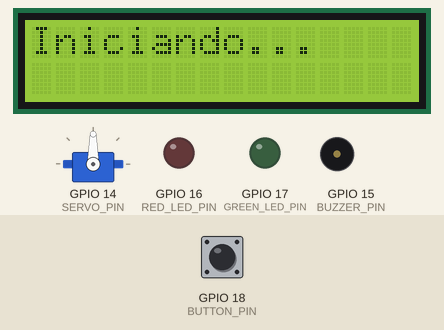
A sketch run on a simulated ESP32. Shown: servo, 16×2 character LCD, output pins drawn as LEDs (lit = HIGH), buzzer (waves = sounding, pin HIGH). The test bench sets the inputs (shaded band); at power-on: GPIO 18 (BUTTON_PIN) HIGH. WiFi joins after 1.5 s; servers stay silent unless stated; no MQTT or app messages arrive unless stated; pins used as bus, display or sensor lines are not drawn; what the sketch prints to the serial monitor is not drawn.

Above: at 3.8 s.
7.0 s: GPIO 18 (BUTTON_PIN) pulled LOW for 0.15 s
At 7.8 s:
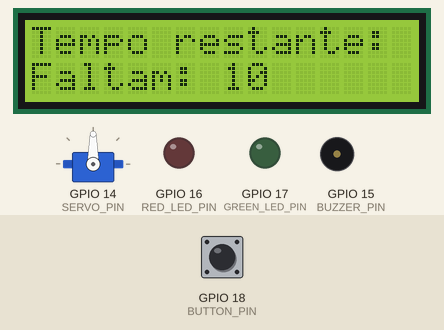
10.1 s: GPIO 18 (BUTTON_PIN) pulled LOW for 1 s
At 20.5 s:
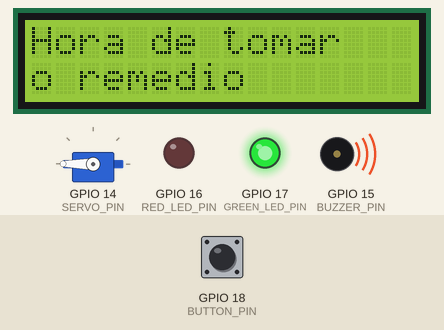
At 21.7 s:
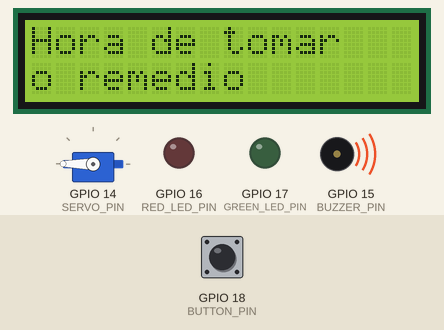
Timing chart, 0 to 22.1 s (numbered marks = the images above; inputs shaded):
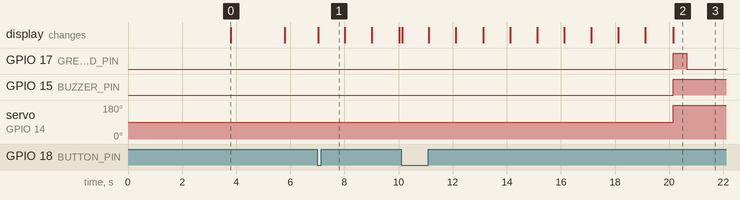

Measured:
- after the input at 7.0 s, the display: changes at once (image 1)
- after the input at 10.1 s, servo on GPIO 14 (SERVO_PIN): 90° → 180° after 10.0 s instead of 6.9 s
- what the display in image 0 shows lasts 2.0 s, from 3.8 s to 5.8 s

The sketch:

CuidaDose.ino
```cpp
#include <Wire.h>
#include <LiquidCrystal_I2C.h>
#include <ESP32Servo.h>
#include <WiFi.h>
#include <PubSubClient.h>

#define SDA_PIN 21
#define SCL_PIN 22
#define BUTTON_PIN 18
#define SERVO_PIN 14
#define RED_LED_PIN 16
#define GREEN_LED_PIN 17
#define BUZZER_PIN 15  // Pino do buzzer

LiquidCrystal_I2C lcd(0x27, 16, 2); // Endereço I2C e tamanho do display
Servo myservo;

int buttonState = HIGH; // HIGH quando não está pressionado
int lastButtonState = HIGH;
unsigned long startTime = 0;
bool timerRunning = false;
unsigned long buzzerStartTime = 0;

// Configurações do MQTT
#define TOPICO_SUBSCRIBE    "/TEF/hosp340/cmd"
const char* BROKER_MQTT = "46.17.108.113"; // Coloque o endereço do seu broker MQTT
int BROKER_PORT = 1883; // Porta do Broker MQTT
const char* TOPICO_PUBLISH = "/TEF/hosp340/attrs"; // Tópico MQTT de envio de informações para o Broker
const char* TOPICO_PUBLISH_2 = "/TEF/hosp340/attrs/l"; // Tópico MQTT de envio de informações de luminosidade para o Broker
const char* TOPICO_PUBLISH_3 = "/TEF/hosp340/attrs/h"; // Tópico MQTT de envio de informações de umidade para o Broker
const char* TOPICO_PUBLISH_4 = "/TEF/hosp340/attrs/t"; // Tópico MQTT de envio de informações de temperatura para o Broker
const char* TOPICO_PUBLISH_5 = "/TEF/hosp340/attrs/s";
const char* ID_MQTT = "fiware_340"; // Id MQTT (para identificação de sessão)

// Saídas Leds
int D4 = 2;       // Led builtin do ESP32 (led na placa)

// WIFI
const char* SSID = "Wokwi-GUEST"; // SSID / nome da rede WI-FI que deseja se conectar
const char* PASSWORD = ""; // Senha da rede WI-FI que deseja se conectar

//Variáveis e objetos globais
WiFiClient espClient; // Cria o objeto espClient
PubSubClient MQTT(espClient); // Instancia o Cliente MQTT passando o objeto espClient
char EstadoSaida = '0';  //variável que armazena o estado atual da saída

//Prototypes
void initSerial();
void initWiFi();
void initMQTT();
void reconectWiFi();
void mqtt_callback(char* topic, byte* payload, unsigned int length);
void VerificaConexoesWiFIEMQTT(void);
void InitOutput(void);

/*
 *  Implementações das funções
 */
void setup()
{
    //inicializações:
    InitOutput();
    initSerial();
    initWiFi();
    initMQTT();
    MQTT.publish(TOPICO_PUBLISH, "s|off");

  Wire.begin(SDA_PIN, SCL_PIN);
  myservo.attach(SERVO_PIN);

  pinMode(BUTTON_PIN, INPUT_PULLUP);
  pinMode(RED_LED_PIN, OUTPUT);
  pinMode(GREEN_LED_PIN, OUTPUT);
  pinMode(BUZZER_PIN, OUTPUT);

  // Inicializa o display
  lcd.begin(16, 2);
  lcd.clear();
  lcd.print("Iniciando...");
  delay(2000);
  lcd.clear();
}


void initSerial()
{
  Serial.begin(115200);
}

void initWiFi()
{
    delay(10);
    Serial.println("------Conexao WI-FI------");
    Serial.print("Conectando-se na rede: ");
    Serial.println(SSID);
    Serial.println("Aguarde");

    reconectWiFi();
}

void initMQTT()
{
    MQTT.setServer(BROKER_MQTT, BROKER_PORT);   //informa qual broker e porta deve ser conectado
    MQTT.setCallback(mqtt_callback);            //atribui função de callback (função chamada quando qualquer informação de um dos tópicos subescritos chega)
}

void mqtt_callback(char* topic, byte* payload, unsigned int length)
{
    String msg;

    //obtem a string do payload recebido
    for(int i = 0; i < length; i++)
    {
       char c = (char)payload[i];
       msg += c;
    }

    Serial.print("- Mensagem recebida: ");
    Serial.println(msg);

    //toma ação dependendo da string recebida:
    //verifica se deve colocar nivel alto de tensão na saída D0:
    //IMPORTANTE: o Led já contido na placa é acionado com lógica invertida (ou seja,
    //enviar HIGH para o output faz o Led apagar / enviar LOW faz o Led acender)
    if (msg.equals("hosp340@on|"))
    {
        digitalWrite(D4, HIGH);
        EstadoSaida = '1';
    }

    //verifica se deve colocar nivel alto de tensão na saída D0:
    if (msg.equals("hosp340@off|"))
    {
        digitalWrite(D4, LOW);
        EstadoSaida = '0';
    }
}

void reconnectMQTT()
{
    while (!MQTT.connected())
    {
        Serial.print("* Tentando se conectar ao Broker MQTT: ");
        Serial.println(BROKER_MQTT);
        if (MQTT.connect(ID_MQTT))
        {
            Serial.println("Conectado com sucesso ao broker MQTT!");
            MQTT.subscribe(TOPICO_SUBSCRIBE);
        }
        else
        {
            Serial.println("Falha ao reconectar no broker.");
            Serial.println("Havera nova tentatica de conexao em 2s");
            delay(2000);
        }
    }
}

void reconectWiFi()
{
    //se já está conectado a rede WI-FI, nada é feito.
    //Caso contrário, são efetuadas tentativas de conexão
    if (WiFi.status() == WL_CONNECTED)
        return;

    WiFi.begin(SSID, PASSWORD); // Conecta na rede WI-FI

    while (WiFi.status() != WL_CONNECTED)
    {
        delay(100);
        Serial.print(".");
    }

    Serial.println();
    Serial.print("Conectado com sucesso na rede ");
    Serial.print(SSID);
    Serial.println("IP obtido: ");
    Serial.println(WiFi.localIP());
}

void VerificaConexoesWiFIEMQTT(void)
{
    if (!MQTT.connected())
        reconnectMQTT(); //se não há conexão com o Broker, a conexão é refeita

     reconectWiFi(); //se não há conexão com o WiFI, a conexão é refeita
}

void EnviaEstadoOutputMQTT(void)
{
    if (EstadoSaida == '1')
    {
      MQTT.publish(TOPICO_PUBLISH, "s|on");
      Serial.println("- Led Ligado");
    }
    if (EstadoSaida == '0')
    {
      MQTT.publish(TOPICO_PUBLISH, "s|off");
      Serial.println("- Led Desligado");
    }
    Serial.println("- Estado do LED onboard enviado ao broker!");
    delay(1000);
}

void InitOutput(void)
{
    //IMPORTANTE: o Led já contido na placa é acionado com lógica invertida (ou seja,
    //enviar HIGH para o output faz o Led apagar / enviar LOW faz o Led acender)
    pinMode(D4, OUTPUT);
    digitalWrite(D4, HIGH);

    boolean toggle = false;

    for(int i = 0; i <= 10; i++)
    {
        toggle = !toggle;
        digitalWrite(D4,toggle);
        delay(200);
    }

    digitalWrite(D4, LOW);
}

void loop()
{
  // Verifica o estado do botão
  buttonState = digitalRead(BUTTON_PIN);

  // Verifica se o botão foi pressionado
  if (buttonState == LOW && lastButtonState == HIGH) {
    // Inicia o temporizador
    startTimer();
  }

  // Verifica se o temporizador está em execução
  if (timerRunning) {
    // Calcula o tempo decorrido
    unsigned long elapsedTime = millis() - startTime;

    // Atualiza o display com o tempo restante
    updateDisplay(elapsedTime);

    // Verifica se o temporizador chegou ao fim
    if (elapsedTime >= 10000) {
      // Desliga temporizador
      stopTimer();

      // Exibe a mensagem no display
      lcd.clear();
      lcd.print("Hora de tomar");
      lcd.setCursor(0, 1);
      lcd.print("o remedio");

      // Aciona o buzzer e move o servo
      activateGreenComponents();

      // Funções MQTT
      VerificaConexoesWiFIEMQTT();
      EnviaEstadoOutputMQTT();

      // Envie a mensagem para o servidor MQTT
      MQTT.publish(TOPICO_PUBLISH_5, "Tomou o remédio!");
    }
  }

  // Verifica se o buzzer está ativo
  if (buzzerStartTime > 0) {
    unsigned long buzzerElapsedTime = millis() - buzzerStartTime;
    if (buzzerElapsedTime >= 5000) {
      // Desliga o buzzer após 5 segundos
      digitalWrite(BUZZER_PIN, LOW);
      buzzerStartTime = 0;
    }
  }

  // Atualiza o estado do botão
  lastButtonState = buttonState;
}

void startTimer() {
  startTime = millis();
  timerRunning = true;
  lcd.clear();
  lcd.print("Tempo restante:");
}

void stopTimer() {
  timerRunning = false;
  lcd.clear();
}

void updateDisplay(unsigned long elapsedTime) {
  int remainingTime = 10 - elapsedTime / 1000;
  lcd.setCursor(0, 1);
  lcd.print("Faltam: ");
  lcd.print(remainingTime);
}

void activateGreenComponents() {
  digitalWrite(GREEN_LED_PIN, HIGH);  // Acende o LED verde

  // Aciona o buzzer simulado
  digitalWrite(BUZZER_PIN, HIGH);
  buzzerStartTime = millis();  // Registra o início do tempo para controlar a duração

  // Move o servo para a posição de 180 graus (ajuste conforme necessário)
  myservo.write(180);

  // Aguarde um curto período de tempo para permitir que o servo alcance a posição desejada
  delay(500);

  // Desliga o LED verde
  digitalWrite(GREEN_LED_PIN, LOW);

  MQTT.loop();
}
```
